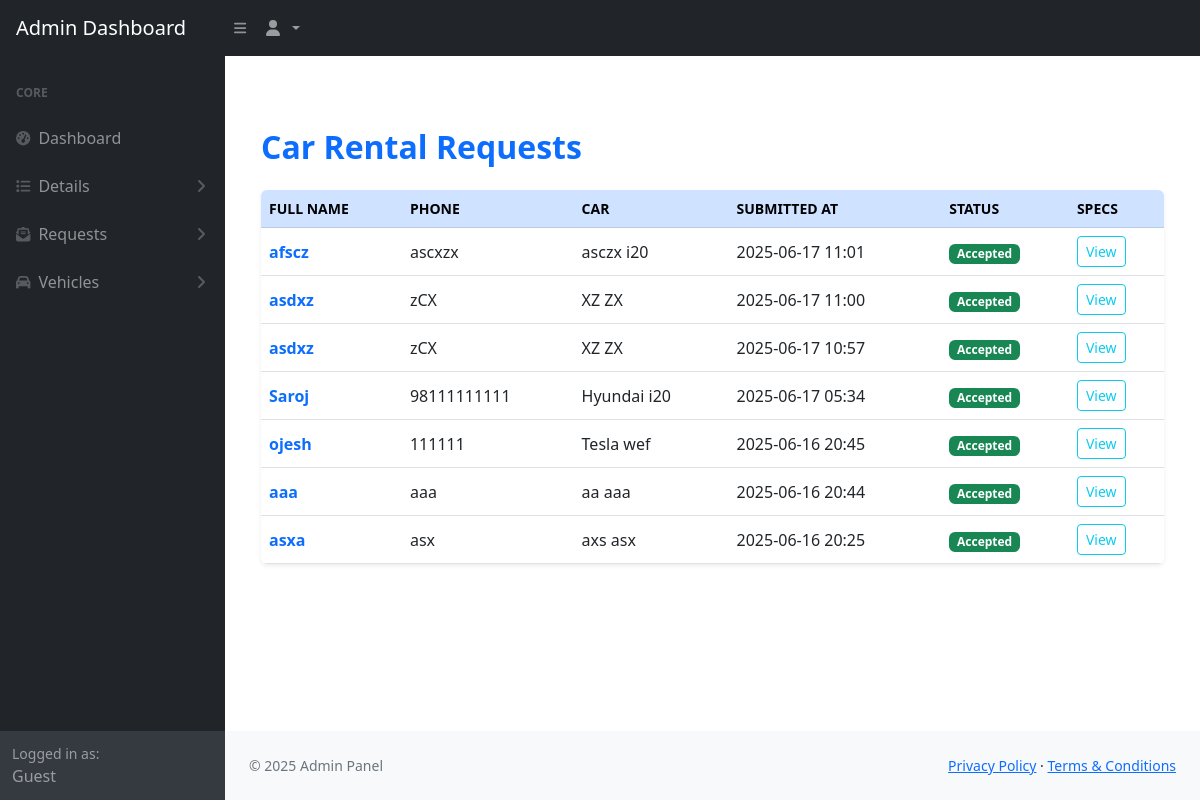
The app's page /dashboard/admin-dashboard/rentals/ with its own data.
### app/models.py (models this page shows, shortened)
class CarRentalRequest(models.Model):
    STATUS_CHOICES = [
        ('pending', 'Pending'),
        ('accepted', 'Accepted'),
        ('rejected', 'Rejected'),
    ]
    full_name = models.CharField(max_length=100)
    phone_number = models.CharField(max_length=15)
    car_brand = models.CharField(max_length=100)
    car_model = models.CharField(max_length=100)
    description = models.TextField()
    bluebook_image = models.ImageField(upload_to='bluebooks/')
    status = models.CharField(max_length=10, choices=STATUS_CHOICES, default='pending')
    submitted_at = models.DateTimeField(auto_now_add=True)

### dashboard/views.py (the view)
# urls.py: path('admin-dashboard/rentals/', views.admin_rental_requests_view, name='admin_rental_requests'),
def admin_rental_requests_view(request):
    rentals = CarRentalRequest.objects.all().order_by('-submitted_at')
    return render(request, 'dashboard/put_on_rent/car_rental_requests.html', {'rentals': rentals})

### app/context_processors.py (called while the page is built)
def contact_detail(request):
    detail = ContactDetail.objects.first()
    return {'contact_detail': detail}

### templates/dashboard/put_on_rent/car_rental_requests.html (shortened to what this page needs)
{% extends 'dashboard/base/admin_base.html' %}
{% block content %}
<div class="container my-5">
    <h2 class="mb-4 text-primary fw-bold">Car Rental Requests</h2>
    <div class="table-responsive shadow-sm rounded">
        <table class="table table-hover align-middle mb-0">
            <thead class="table-primary text-uppercase small">
                <tr>
                    <th scope="col">Full Name</th>
                    <th scope="col" class="d-none d-md-table-cell">Phone</th>
                    <th scope="col">Car</th>
                    <th scope="col" class="d-none d-md-table-cell">Submitted At</th>
                    <th scope="col">Status</th>
                    <th scope="col">Specs</th>
                </tr>
            </thead>
            <tbody>
                {% if rentals %}
                    {% for rental in rentals %}
                    <tr>
                        <td>
                            <a href="{% url 'admin_rental_detail' rental.id %}" class="text-decoration-none fw-semibold text-primary">
                                {{ rental.full_name }}
                            </a>
                        </td>
                        <td class="d-none d-md-table-cell">{{ rental.phone_number }}</td>
                        <td>{{ rental.car_brand }} {{ rental.car_model }}</td>
                        <td class="d-none d-md-table-cell">{{ rental.submitted_at|date:"Y-m-d H:i" }}</td>
                        <td>
                            <span class="badge
                                {% if rental.status == 'pending' %}bg-warning text-dark
                                {% elif rental.status == 'accepted' %}bg-success
                                {% elif rental.status == 'rejected' %}bg-danger
                                {% else %}bg-secondary
                                {% endif %}">
                                {{ rental.status|title }}
                            </span>
                        </td>
                        <td>
                           <a href="{% url 'admin_rental_specs' rental.id %}" class="btn btn-sm btn-outline-info">View</a>
                        </td>
                    </tr>
                    {% endfor %}
                {% else %}
                    <tr>
                        <td colspan="6" class="text-center text-muted fst-italic py-4">No rental requests found.</td>
                    </tr>
                {% endif %}
            </tbody>
        </table>
    </div>
</div>
{% endblock %}

### records on screen
CarRentalRequest: full_name "afscz", phone_number "ascxzx", car_brand "asczx", car_model "i20", submitted_at "2025-06-17 11:01", status "Accepted"
CarRentalRequest: full_name "asdxz", phone_number "zCX", car_brand "XZ", car_model "ZX", submitted_at "2025-06-17 11:00", status "Accepted"
CarRentalRequest: full_name "asdxz", phone_number "zCX", car_brand "XZ", car_model "ZX", submitted_at "2025-06-17 10:57", status "Accepted"
CarRentalRequest: full_name "Saroj", phone_number "98111111111", car_brand "Hyundai", car_model "i20", submitted_at "2025-06-17 05:34", status "Accepted"
CarRentalRequest: full_name "ojesh", phone_number "111111", car_brand "Tesla", car_model "wef", submitted_at "2025-06-16 20:45", status "Accepted"
CarRentalRequest: full_name "aaa", phone_number "aaa", car_brand "aa", car_model "aaa", submitted_at "2025-06-16 20:44", status "Accepted"
CarRentalRequest: full_name "asxa", phone_number "asx", car_brand "axs", car_model "asx", submitted_at "2025-06-16 20:25", status "Accepted"

### other values on screen
{{ current_year|default:"2025" }} "2025"
